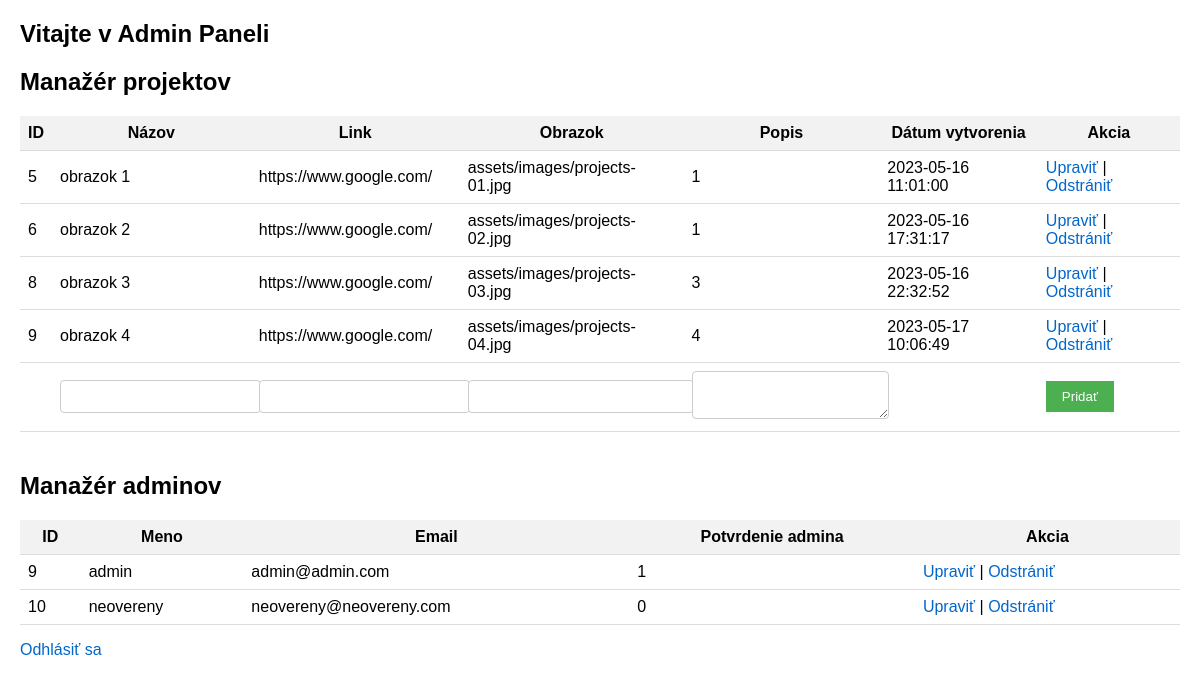
Page /adminpanel.php (signed in) on the committed database.
### tables this page shows
CREATE TABLE `projekty` (
  `id` int(11) NOT NULL,
  `nazov` varchar(255) NOT NULL,
  `link` varchar(255) NOT NULL,
  `obrazok` varchar(255) NOT NULL,
  `popis` text DEFAULT NULL,
  `datum_vytvorenia` timestamp NOT NULL DEFAULT current_timestamp()
);

### adminpanel.php (the view, shortened to what this page needs)
<!DOCTYPE html>
<html>
<head>
    <link rel="stylesheet" href="assets/css/admin.css">
</head>
<body>
    <h2>Vitajte v Admin Paneli</h2>
    <?php include 'inc/database.php'; ?>
    <h2>Manažér projektov</h2>
    <table>
        <tr>
            <th>ID</th>
            <th>Názov</th>
            <th>Link</th>
            <th>Obrazok</th>
            <th>Popis</th>
            <th>Dátum vytvorenia</th>
            <th>Akcia</th>
        </tr>
        <?php
        $sql = "SELECT * FROM projekty";
        $result = $conn->query($sql);
        if ($result->num_rows > 0) {
            while ($row = $result->fetch_assoc()) {
                echo "<tr>";
                echo "<td>" . $row["id"] . "</td>";
                echo "<td>" . $row["nazov"] . "</td>";
                echo "<td>" . $row["link"] . "</td>";
                echo "<td>" . $row["obrazok"] . "</td>";
                echo "<td>" . $row["popis"] . "</td>";
                echo "<td>" . $row["datum_vytvorenia"] . "</td>";
                echo '<td><a href="edit_project.php?id=' . $row["id"] . '">Upraviť</a> | <a href="adminpanel.php?delete_id=' . $row["id"] . '">Odstrániť</a></td>';
                echo "</tr>";
            }
        } else {
            echo "<tr><td colspan='7'>Žiadne projekty sa nenašli.</td></tr>";
        }
        echo "<tr>";
        echo "<td></td>";
        echo "<form method='POST' action='adminpanel.php'>";
        echo "<td><input type='text' name='nazov' required></td>";
        echo "<td><input type='text' name='link' required></td>";
        echo "<td><input type='text' name='obrazok' required></td>";
        echo "<td><textarea name='popis' required></textarea></td>";
        echo "<td></td>";
        echo "<td><input type='submit' name='add_project' value='Pridať'></td>";
        echo "</form>";
        echo "</tr>";
        ?>
</table>
<div class="admin-table">
    <h2>Manažér adminov</h2>
    <table>
        <tr>
            <th>ID</th>
            <th>Meno</th>
            <th>Email</th>
            <th>Potvrdenie admina</th>
            <th>Akcia</th>
        </tr>
        <?php
        $sql = "SELECT * FROM admin_users";
        $result = $conn->query($sql);
        if ($result->num_rows > 0) {
            while ($row = $result->fetch_assoc()) {
                echo "<tr>";
                echo "<td>" . $row["id"] . "</td>";
                echo "<td>" . $row["username"] . "</td>";
                echo "<td>" . $row["email"] . "</td>";
                echo "<td>" . $row["admin_potvrdenie"] . "</td>";
                echo '<td><a href="edit_admin.php?id=' . $row["id"] . '">Upraviť</a> | <a href="adminpanel.php?id=' . $row["id"] . '" onclick="return confirm(\'Naozaj chcete odstrániť tohto admina?\')">Odstrániť</a></td>';
                echo "</tr>";
            }
        } else {
            echo "<tr><td colspan='5'>Žiadni admini sa nenašli.</td></tr>";
        }
        ?>
    </table>
</div>
    <p><a href="logout.php">Odhlásiť sa</a></p>
</body>
</html>

### assets/css/admin.css (style rules this page uses)
body { font-family: Arial, sans-serif; margin: 0; padding: 20px; }
h2 { margin-top: 0; }
table { width: 100%; border-collapse: collapse; }
th, td { padding: 8px; border-bottom: 1px solid #ddd; }
th { background-color: #f2f2f2; }
form { display: inline-block; }
input[type="text"], textarea { width: 100%; padding: 8px; border: 1px solid #ccc; border-radius: 4px; }
input[type="submit"] { padding: 8px 16px; background-color: #4CAF50; color: white; border: none; cursor: pointer; }
a { text-decoration: none; color: #0066cc; }
.admin-table { margin-top: 40px; }

### rows in the picture
projekty: id "5", nazov "obrazok 1", link "https://www.google.com/", obrazok "assets/images/projects-01.jpg", popis "1", datum_vytvorenia "2023-05-16 11:01:00"
projekty: id "6", nazov "obrazok 2", link "https://www.google.com/", obrazok "assets/images/projects-02.jpg", popis "1", datum_vytvorenia "2023-05-16 17:31:17"
projekty: id "8", nazov "obrazok 3", link "https://www.google.com/", obrazok "assets/images/projects-03.jpg", popis "3", datum_vytvorenia "2023-05-16 22:32:52"
projekty: id "9", nazov "obrazok 4", link "https://www.google.com/", obrazok "assets/images/projects-04.jpg", popis "4", datum_vytvorenia "2023-05-17 10:06:49"

### other values in the picture
$row["id"] "9"
$row["username"] "admin"
$row["email"] "admin@admin.com"
$row["admin_potvrdenie"] "1"
$row["id"] "10"
$row["username"] "neovereny"
$row["email"] "neovereny@neovereny.com"
$row["admin_potvrdenie"] "0"
